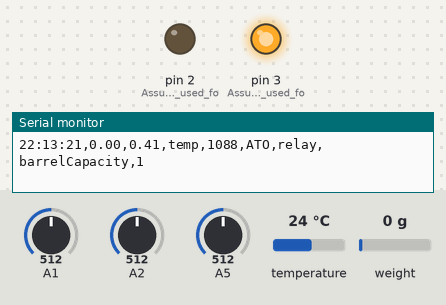
Recording of a sketch running on a simulated Arduino Uno, built with avr-gcc and run on an emulated ATmega328P. On the bench: output pins drawn as LEDs (lit = HIGH), the last lines printed to the serial monitor. The test bench sets the inputs (shaded band); at power-on: A5 = 512, A1 = 512, A2 = 512, temperature 24 °C, weight on the scale 0 g. The local clock reads 2024-03-15 10:24:30 at power-on unless the sketch sets it; storage starts empty.

Above: at 2.4 s.
2.5 s: A5 set to 793
4.0 s: A5 set to 811
At 4.8 s:
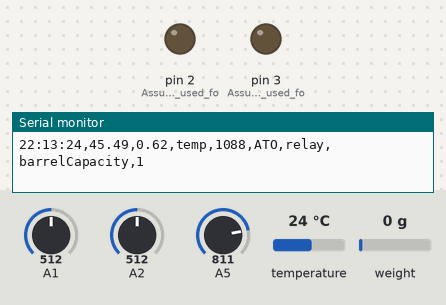
5.8 s: A1 set to 750
9.7 s: A1 set to 766
At 10.9 s:
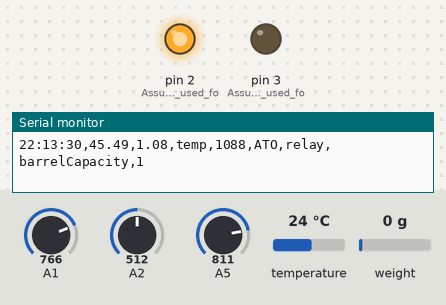
11.9 s: A5 set to 750
At 13.3 s:
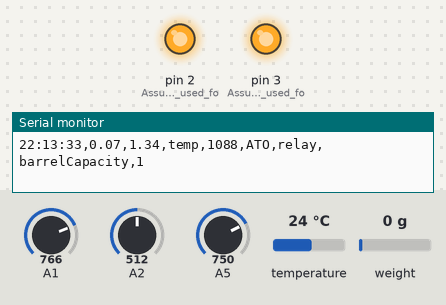
13.7 s: A5 set to 992
At 14.5 s:
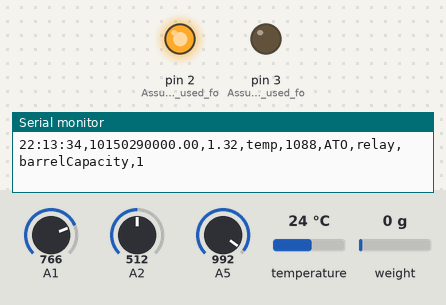
Timing chart, 0 to 16.5 s (numbered marks = the images above; inputs shaded):
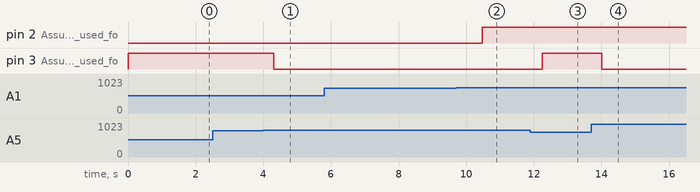

Measured:
- the behaviour switches between 800 and 801 on A5 (found by bisection; images 0 and 1)
- the behaviour switches between 759 and 760 on A1 (found by bisection; images 1 and 2)
- after the input at 4.0 s, pin 3 (Assuming_pin_3_is_used_fo): HIGH → LOW after 0.31 s
- after the input at 9.7 s, pin 2 (Assuming_pin_2_is_used_fo): LOW → HIGH after 0.78 s
- after the input at 11.9 s, pin 3 (Assuming_pin_3_is_used_fo): LOW → HIGH after 0.34 s
- after the input at 13.7 s, pin 3 (Assuming_pin_3_is_used_fo): HIGH → LOW after 0.31 s

The sketch:

pH_controller_main.ino
```cpp
#include <SPI.h>
#include <SD.h>
#include <math.h>
#include "RTClib.h"
#include <OneWire.h>
#include <DallasTemperature.h>
#include <EEPROM.h>
#include "HX711.h"

RTC_DS1307 DS1307;

const float pH4V = 4.238;
const float pH7V = 3.936;
const int bufferSize = 100;
float pHBuffer[bufferSize];
int bufferIndex = 0;
int mode = 1;
const int sd_CS = 10;
bool ATO = true;
const int LOADCELL_DOUT_PIN = 4;
const int LOADCELL_SCK_PIN = 5;

HX711 scale;

OneWire oneWireDs(7);
DallasTemperature tempSen(&oneWireDs);

void setup() {
  pinMode(2, OUTPUT); // Assuming pin 2 is used for ATO
  pinMode(3, OUTPUT); // Assuming pin 3 is used for relay
  digitalWrite(3, HIGH);
  DS1307.adjust(DateTime(F(__DATE__), F(__TIME__)));
  tempSen.begin();
  scale.begin(LOADCELL_DOUT_PIN, LOADCELL_SCK_PIN);
  Serial.begin(9600);
}


void loop() {

    tempSen.requestTemperatures();
    float tempC = tempSen.getTempCByIndex(0);
    int TDSppm = analogRead(A2)*(5.0/1023.0)/0.0023;
    int KH = 6;

    float pHV = analogRead(A5)*(5.0/1023.0);
    float m = (6.86 - 4.01) / (pH7V - pH4V);
    float b = 4.01 - m * pH4V;
    float pH = m * pHV + b;
    pHBuffer[bufferIndex] = pH;
    bufferIndex = (bufferIndex + 1) % bufferSize;
    float avgpH = calculateAvgPH();
    float CO2 = 3*KH*pow(10,(7-pH));

    int ATOr = analogRead(A1);
    if(ATOr >= 760 && mode == 1){
      ATO = true;
      digitalWrite(2, HIGH);
    } else if (ATOr < 760){
      ATO = false;
      digitalWrite(2, LOW);
    }

    if (CO2 > 15 ) {
      if(mode == 1){
        digitalWrite(3, LOW);
        }
    } else if (CO2 <= 30) {
      digitalWrite(3, HIGH);
    }

    if (scale.is_ready()){
      int barrelCapacity = scale.read(); //int
    }
    //int barrelCapacity = reading;

    //loop 30min
    DateTime dateTime = DS1307.now();
    String header = "Time, CO2, pH, temp, TDS, ATO, relay, barrelCapacity, mode";
    String dataString = String(dateTime.hour()) + ":" + String(dateTime.minute()) + ":" + String(dateTime.second()) +
                      "," + String(CO2) + "," + String(avgpH) + "," + String("temp") +
                      "," + String(TDSppm) + "," + String("ATO") + "," + String("relay") +
                      "," + String("barrelCapacity") + "," + String(mode);
    File dataLog = SD.open("dataLog.txt", FILE_WRITE);
    if (dataLog) {
      if (dataLog.size() == 0) {
        dataLog.println(header); // print header on the beginnig
      };
    dataLog.println(dataString);
    dataLog.close();
    }
  Serial.println(dataString);

}

float calculateAvgPH() {
  float sum = 0;
  for (int i = 0; i < bufferSize; ++i) {
    sum += pHBuffer[i];
  }
  return sum / bufferSize;
}
```
